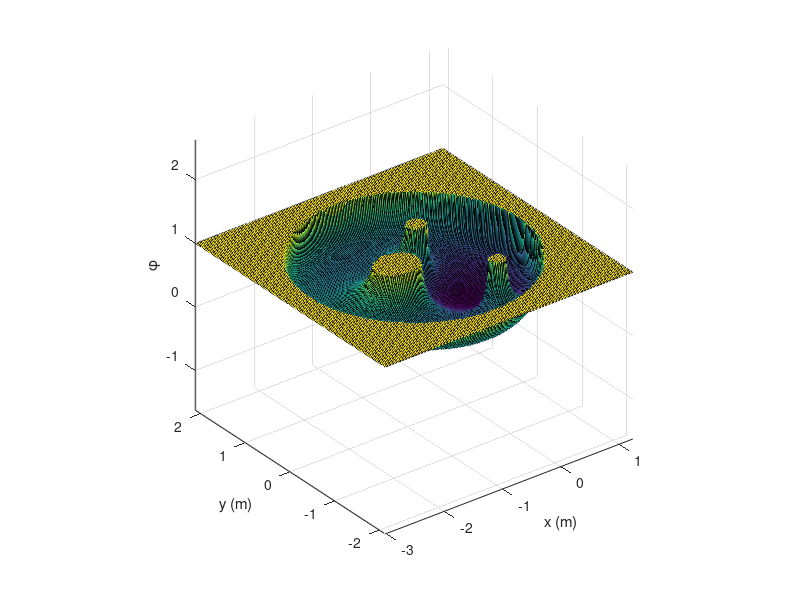

This figure's MATLAB source:
clc; clear; close all;

l_cell = 0.7112;
w_cell = 0.588;
% R = 2*l_cell;
% N = 100;

% th = 0:2*pi/N:2*pi;
% r = 0:R/N:R;
k = 2.5;

origin0 = [-1.5*w_cell; 0*l_cell]; r0 = 2.5*l_cell;
origin1 = [-2*w_cell; 0*l_cell]; ra = l_cell/2; rb = w_cell/2;
origin2 = [-0.5*w_cell; +1*l_cell]; r2 = 0.15;
origin3 = [0*w_cell; -1*l_cell]; r3 = 0.125;

% Phi = []; Xx = [];
% for x = origin0(1)-2*l_cell:0.01:origin0(1)+2*l_cell
%     for y = origin0(2)-2*l_cell:0.01:origin0(2)+2*l_cell
%         X = [x; y];
%         Xx = [Xx X];
%         %
%         beta0 = r0^2 - (X-origin0)'*(X-origin0);
%         beta1 = [(x-origin1(1))/ra   (y-origin1(2))/rb]*[(x-origin1(1))/ra; (y-origin1(2))/rb] - 1;
%         beta2 = (X-origin2)'*(X-origin2) - r2^2;
%         beta3 = (X-origin3)'*(X-origin3) - r3^2;
%         beta = beta0*beta1*beta2*beta3;
%         %
%         phi = (X'*X)/((X'*X)^k + beta)^(1/k);
%         if phi <= 0
%             phi = 0;
%         elseif phi >= 1
%             phi = 1;
%         end
%         Phi = [Phi; phi];
%         % Data = [x; y; Phi];
%         % plot3(x,y,phi,'.b'); hold on; grid on;drawnow
%     end
% end
%
% plot3(Xx(1,:),Xx(2,:),Phi,'.b'); hold on; grid on;drawnow
% axis equal
% % surf(Xx(1,:),Xx(2,:),Phi);
%



% [x,y] = meshgrid(origin0(1)-2*l_cell:0.01:origin0(1)+2*l_cell,origin0(2)-2*l_cell:0.01:origin0(2)+2*l_cell);
[x,y] = meshgrid(origin0(1)-3*l_cell:0.025:origin0(1)+3*l_cell,origin0(2)-3*l_cell:0.025:origin0(2)+3*l_cell);


% for i = 1:285
for i = 1:171
    for j = 1:171
    % for j = 1:285
        beta0 = r0^2 - ((x(i,j)-origin0(1)).^2 + (y(i,j)-origin0(2)).^2);
        beta1 = ((x(i,j)-origin1(1))/ra).^2 + ((y(i,j)-origin1(2))/rb).^2 - 1;
        beta2 = ((x(i,j)-origin2(1)).^2 + (y(i,j)-origin2(2)).^2) - r2^2;
        beta3 = ((x(i,j)-origin3(1)).^2 + (y(i,j)-origin3(2)).^2) - r3^2;
        beta = beta0*beta1*beta2*beta3;
        %
        phi = (x(i,j)^2 + y(i,j)^2)./(((x(i,j)^2 + y(i,j)^2)^k + beta)^(1/k));
        if imag(phi) ~= 0
           phi = 1; 
        end
        if phi <= 0
            Z(i,j) = 0;
        elseif phi >= 1
            Z(i,j) = 1;
        else
            Z(i,j) = phi;
        end
    end
end
surf(x,y,Z)
axis equal
xlabel('x (m)'); ylabel('y (m)'); zlabel('\phi');
